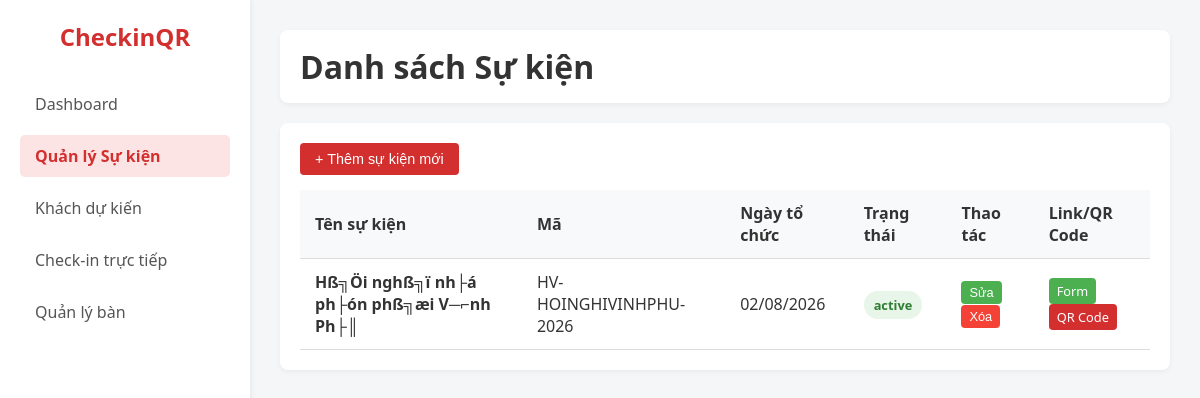
/admin/events.php (signed in), run on the app's committed database.
### tables this page shows
CREATE TABLE `events` (
  `id` bigint(20) unsigned NOT NULL AUTO_INCREMENT,
  `event_name` varchar(255) NOT NULL,
  `event_code` varchar(100) NOT NULL,
  `slug` varchar(150) NOT NULL,
  `event_date` date NOT NULL,
  `start_time` time DEFAULT NULL,
  `end_time` time DEFAULT NULL,
  `location` varchar(255) DEFAULT NULL,
  `description` text DEFAULT NULL,
  `logo_path` varchar(500) DEFAULT NULL,
  `status` enum('draft','active','closed','cancelled') NOT NULL DEFAULT 'draft',
  `checkin_enabled` tinyint(1) NOT NULL DEFAULT 0,
  `created_by` bigint(20) unsigned DEFAULT NULL,
  `created_at` datetime NOT NULL DEFAULT current_timestamp(),
  `updated_at` datetime NOT NULL DEFAULT current_timestamp() ON UPDATE current_timestamp(),
  `deleted_at` datetime DEFAULT NULL,
  PRIMARY KEY (`id`),
  UNIQUE KEY `uq_events_code` (`event_code`),
  UNIQUE KEY `uq_events_slug` (`slug`),
  KEY `idx_events_date` (`event_date`),
  KEY `idx_events_status` (`status`),
  KEY `idx_events_created_by` (`created_by`),
  CONSTRAINT `fk_events_created_by` FOREIGN KEY (`created_by`) REFERENCES `users` (`id`) ON DELETE SET NULL ON UPDATE CASCADE
);

### includes/functions.php (called while the page is built, shortened)
<?php
function esc(string $string): string {
    return htmlspecialchars($string, ENT_QUOTES | ENT_SUBSTITUTE, 'UTF-8');
}
function url(string $path = ''): string {
    return BASE_URL . '/' . ltrim($path, '/');
}

### admin/events.php (the view, shortened to what this page needs)
<?php
$db = Database::getConnection();
$events = $db->query("SELECT * FROM events ORDER BY created_at DESC")->fetchAll();
?>
<!DOCTYPE html>
<html lang="vi">
<head>
</head>
<body>
<div class="wrapper">
    <div class="sidebar">
        <h2>CheckinQR</h2>
        <ul>
            <li><a href="index.php">Dashboard</a></li>
            <li><a href="events.php" class="active">Quản lý Sự kiện</a></li>
            <li><a href="guests.php">Khách dự kiến</a></li>
            <li><a href="checkins.php">Check-in trực tiếp</a></li>
            <li><a href="tables.php">Quản lý bàn</a></li>
        </ul>
    </div>
    <div class="main-content">
        <div class="header">
            <h1>Danh sách Sự kiện</h1>
        </div>
        <div class="content-box">
            <div style="margin-bottom: 15px;">
                <button class="btn btn-primary" onclick="openAddModal()">+ Thêm sự kiện mới</button>
            </div>
            <table>
                <thead>
                    <tr>
                        <th>Tên sự kiện</th>
                        <th>Mã</th>
                        <th>Ngày tổ chức</th>
                        <th>Trạng thái</th>
                        <th>Thao tác</th>
                        <th>Link/QR Code</th>
                    </tr>
                </thead>
                <tbody>
                    <?php foreach($events as $event): ?>
                    <tr>
                        <td><strong><?php echo esc($event['event_name']); ?></strong></td>
                        <td><?php echo esc($event['event_code']); ?></td>
                        <td><?php echo date('d/m/Y', strtotime($event['event_date'])); ?></td>
                        <td><span class="badge <?php echo esc($event['status']); ?>"><?php echo esc($event['status']); ?></span></td>
                        <td>
                            <button class="btn btn-success" style="padding:4px 8px; font-size:0.8rem;" onclick='openEditModal(<?php echo json_encode($event); ?>)'>Sửa</button>
                            <form action="" method="POST" style="display:inline;" onsubmit="return confirm('Bạn có chắc chắn muốn xóa sự kiện này? Toàn bộ khách và lịch sử check-in sẽ bị xóa theo!');">
                                <button type="submit" class="btn btn-danger" style="padding:4px 8px; font-size:0.8rem;">Xóa</button>
                            </form>
                        </td>
                        <td>
                            <a href="<?php echo url('?event=' . esc($event['slug'])); ?>" target="_blank" class="btn btn-success" style="padding:4px 8px; font-size:0.8rem;">Form</a>
                            <a href="https://api.qrserver.com/v1/create-qr-code/?size=300x300&data=<?php echo urlencode(url('?event=' . esc($event['slug']))); ?>" target="_blank" class="btn btn-primary" style="padding:4px 8px; font-size:0.8rem;">QR Code</a>
                        </td>
                    </tr>
                    <?php endforeach; ?>
                </tbody>
            </table>
        </div>
    </div>
</div>
</body>
</html>

### admin/events.php (style rules this page uses)
:root { --primary-color: #d32f2f; --sidebar-width: 250px; --bg-color: #f4f6f8; --text-color: #333; }
* { box-sizing: border-box; margin: 0; padding: 0; }
body { font-family: 'Segoe UI', Tahoma, Geneva, Verdana, sans-serif; background-color: var(--bg-color); color: var(--text-color); }
.wrapper { display: flex; min-height: 100vh; }
.sidebar { width: var(--sidebar-width); background: #fff; box-shadow: 2px 0 5px rgba(0,0,0,0.05); padding: 20px; }
.sidebar h2 { color: var(--primary-color); margin-bottom: 30px; font-size: 1.5rem; text-align: center; }
.sidebar ul { list-style: none; }
.sidebar ul li { margin-bottom: 10px; }
.sidebar ul li a { display: block; padding: 10px 15px; color: #555; text-decoration: none; border-radius: 5px; transition: background 0.3s; }
.sidebar ul li a:hover, .sidebar ul li a.active { background: #fce4e4; color: var(--primary-color); font-weight: 600; }
.main-content { flex: 1; padding: 30px; overflow-y: auto; }
.header { display: flex; justify-content: space-between; align-items: center; margin-bottom: 20px; background: #fff; padding: 15px 20px; border-radius: 8px; box-shadow: 0 2px 5px rgba(0,0,0,0.05); }
.content-box { background: #fff; padding: 20px; border-radius: 8px; box-shadow: 0 2px 5px rgba(0,0,0,0.05); }
table { width: 100%; border-collapse: collapse; margin-top: 15px; }
th, td { padding: 12px 15px; text-align: left; border-bottom: 1px solid #ddd; }
th { background-color: #f8f9fa; font-weight: 600; }
.btn { padding: 8px 15px; border-radius: 4px; text-decoration: none; display: inline-block; cursor: pointer; border: none; font-size: 0.9rem; }
.btn-primary { background: var(--primary-color); color: white; }
.btn-success { background: #4caf50; color: white; }
.btn-danger { background: #f44336; color: white; }
.badge { padding: 5px 10px; border-radius: 20px; font-size: 0.8rem; font-weight: bold; }
.badge.active { background: #e8f5e9; color: #2e7d32; }

### data on the page
events: event_name "Hß╗Öi nghß╗ï nh├á ph├ón phß╗æi V─⌐nh Ph├║", event_code "HV-HOINGHIVINHPHU-2026", event_date "02/08/2026", status "active"
